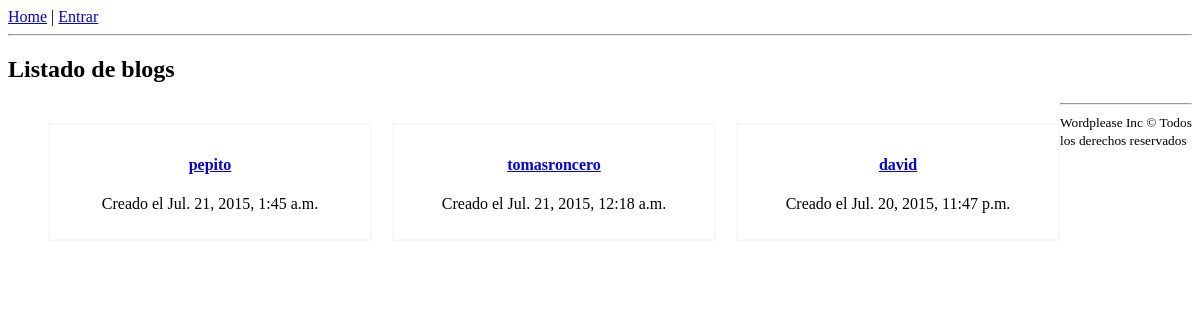
The app's page /blogs/ with its own data.
### blogs/models.py (models this page shows)
class Blog(models.Model):
    owner = models.OneToOneField(User)
    created_at = models.DateTimeField(auto_now_add=True)        # Se guarda al crearse el blog
    def __unicode__(self):
        return self.owner.username

### blogs/views.py (the view)
# urls.py: url(r'^blogs/$', 'blogs.views.home', name='blog_home'),     # listado blogs plataforma
def home(request):
    blogs = Blog.objects.all().order_by('-created_at')
    context = {
        "blog_list": blogs[:5]
    }
    return render(request, 'blogs/home.html', context)

### blogs/templates/blogs/home.html (shortened to what this page needs)
{% extends 'base.html' %}
{% block section %}
    {% if blog_list|length > 0 %}
        <h2>Listado de blogs</h2>
        <ul class="post-list">
        {% for blog in blog_list %}
            <li>
                <div>
                    <h4><a href="{% url 'blog_posts' blog.owner.username %}">{{ blog }}</a></h4>
                    <p>Creado el {{ blog.created_at}}</p>
                </div>
            </li>
        {% endfor %}
    {% else %}
        ¡Sé el primero en crear un blog!
    {% endif %}
    </ul>
{% endblock %}

### wordplease/templates/base.html (style rules this page uses)
ul.post-list { list-style: none; }
ul.post-list li { float: left; margin: 20px 20px 20px 0; }
ul.post-list li:last-child { margin-right: 0; }
ul.post-list li div { border:2px solid #f8f8f8; padding: 10px; text-align: center; width: 300px; }
ul.post-list li div h4 { text-align: center; }

### records on screen
Blog: owner.username "pepito", created_at "Jul. 21, 2015, 1:45 a.m."
Blog: owner.username "tomasroncero", created_at "Jul. 21, 2015, 12:18 a.m."
Blog: owner.username "david", created_at "Jul. 20, 2015, 11:47 p.m."
